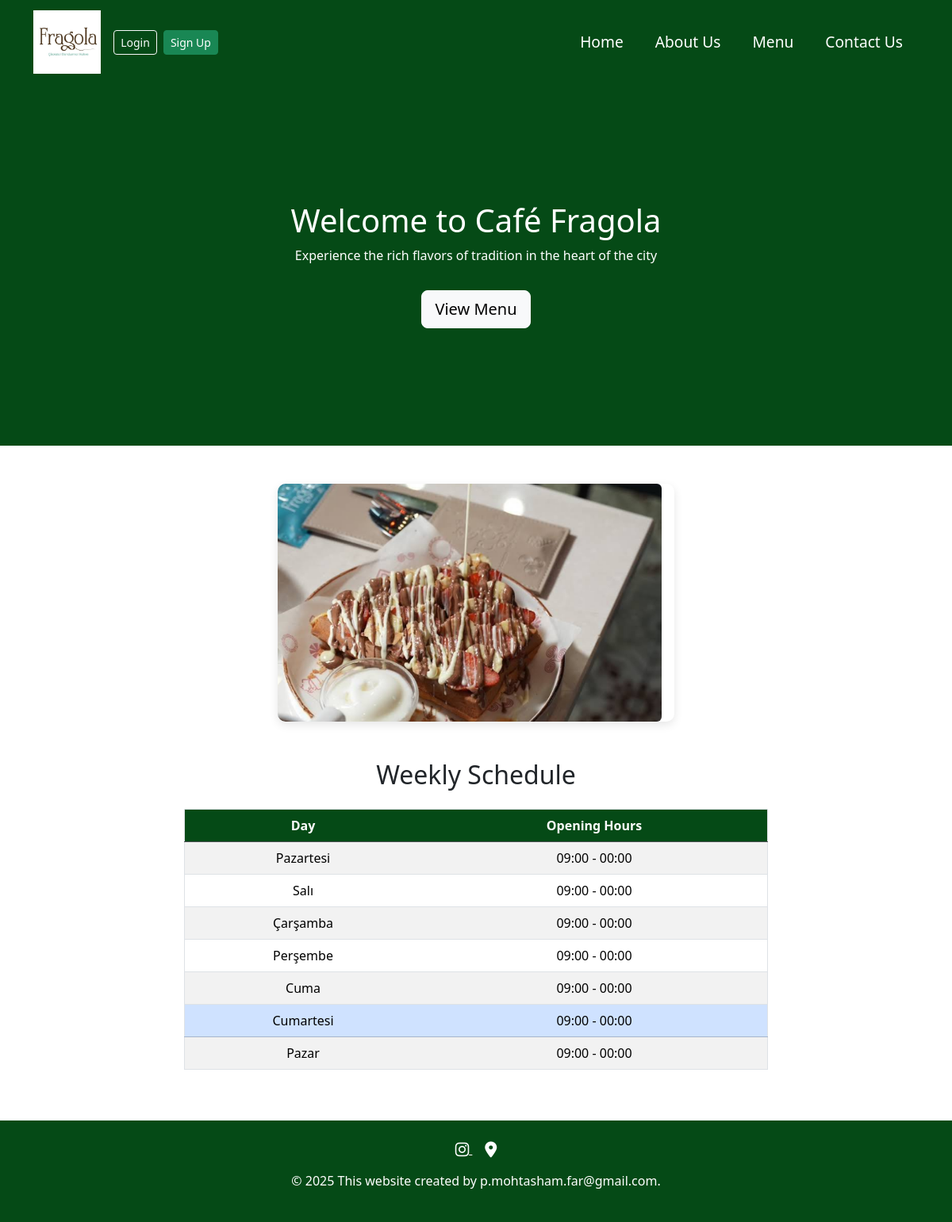
/, run on an earlier commit of the app's database.
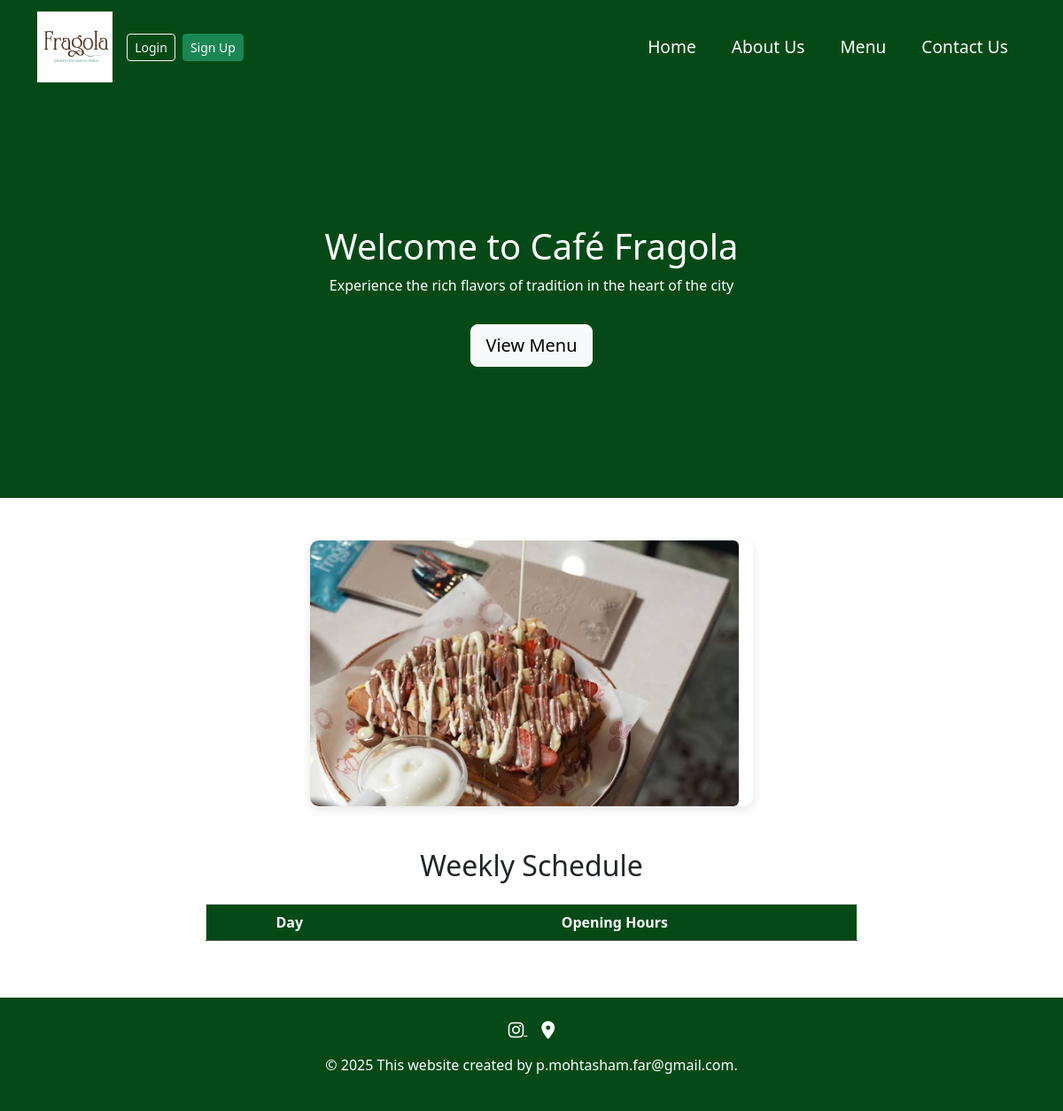
And on a later commit of the database.
### page/models.py (models this page shows, shortened)
class WeeklySchedule(models.Model):
    DAY_CHOICES = [
        ('pazartesi', 'Pazartesi'),
        ('salı', 'Salı'),
        ('çarşamba', 'Çarşamba'),
        ('perşembe', 'Perşembe'),
        ('cuma', 'Cuma'),
        ('cumartesi', 'Cumartesi'),
        ('pazar', 'Pazar'),
    ]
    day = models.CharField(max_length=10, choices=DAY_CHOICES, unique=True)
    opening_hours = models.TimeField()
    closing_hours = models.TimeField(default=datetime.time(0, 0))
    class Meta:
        ordering = ['day']

### page/views.py (the view)
# urls.py: 2. Add a URL to urlpatterns:  path('', views.home, name='home')
def home(request):
    now = localtime()
    weekday_index = now.weekday()  # 0 = Monday, ..., 6 = Sunday
    day_order = ['pazartesi', 'salı', 'çarşamba', 'perşembe', 'cuma', 'cumartesi', 'pazar']
    today_slug = day_order[weekday_index]
    order = Case(*[When(day=day, then=Value(i)) for i, day in enumerate(day_order)], output_field=IntegerField())
    schedule = WeeklySchedule.objects.all().order_by(order)
    return render(request, 'pages/home.html', {
        'schedule': schedule,
        'today_slug': today_slug
    })

### templates/pages/home.html (shortened to what this page needs)
{% extends 'base.html' %}
{% load static %}
{% block content %}
<section class="hero" style="background-color: rgb(5, 74, 22);">
    <div class="overlay text-white text-center py-5">
        <h1>Welcome to Café Fragola</h1>
        <p>Experience the rich flavors of tradition in the heart of the city</p>
        <a href="{% url 'categories' %}" class="btn btn-light btn-lg mt-3">View Menu</a>
    </div>
</section>
<div class="slider-container my-5">
    <div class="slider d-flex justify-content-center gap-3">
        <div class="slide"><img src="{% static 'images/photo1.PNG' %}" alt="Image 1" class="img-fluid rounded"></div>
    </div>
</div>
<div class="container my-5">
    <div class="row justify-content-center">
        <div class="col-md-8">
            <h2 class="text-center mb-4">Weekly Schedule</h2>
            <table class="table table-striped table-hover text-center border">
                <thead class="table-dark">
                    <tr>
                        <th>Day</th>
                        <th>Opening Hours</th>
                    </tr>
                </thead>
                <tbody>
                    {% for item in schedule %}
                    <tr class="{% if item.day == today_slug %}table-primary{% endif %}">
                        <td>{{ item.get_day_display }}</td>
                        <td>{{ item.opening_hours|time:"H:i" }} - {{ item.closing_hours|time:"H:i" }}</td>
                    </tr>
                    {% endfor %}
                </tbody>
            </table>
        </div>
    </div>
</div>
{% endblock content %}

What changed in the data, as far as the page shows it:
removed WeeklySchedule: day "Pazartesi", opening_hours "09:00", closing_hours "00:00"
removed WeeklySchedule: day "Salı", opening_hours "09:00", closing_hours "00:00"
removed WeeklySchedule: day "Çarşamba", opening_hours "09:00", closing_hours "00:00"
removed WeeklySchedule: day "Perşembe", opening_hours "09:00", closing_hours "00:00"
removed WeeklySchedule: day "Cuma", opening_hours "09:00", closing_hours "00:00"
removed WeeklySchedule: day "Cumartesi", opening_hours "09:00", closing_hours "00:00"
removed WeeklySchedule: day "Pazar", opening_hours "09:00", closing_hours "00:00"
